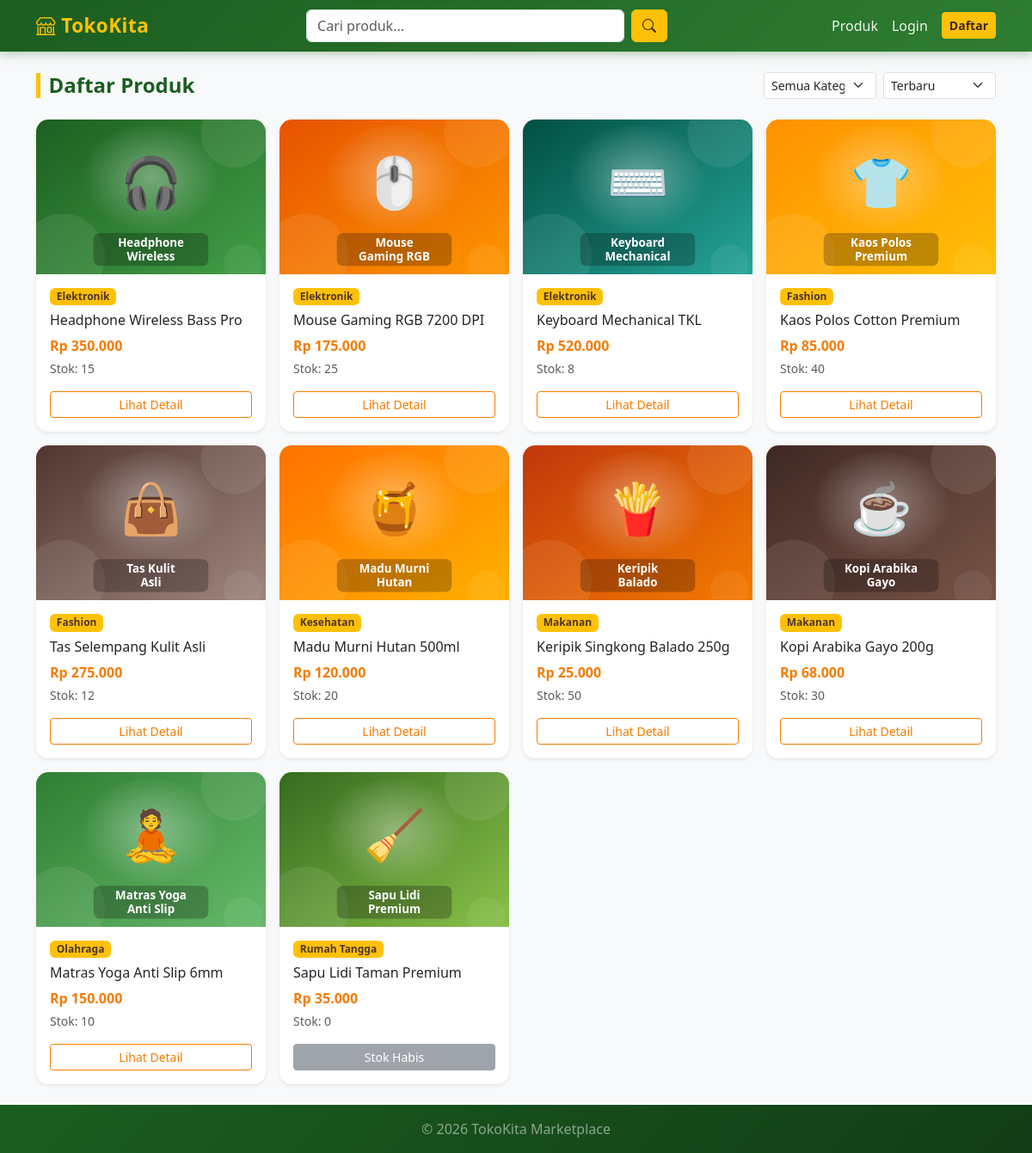
Page /produk/index.php on the committed database.
### tables this page shows
CREATE TABLE produk (
  id_produk   INT AUTO_INCREMENT PRIMARY KEY,
  id_penjual  INT NOT NULL,
  id_kategori INT NOT NULL,
  nama_produk VARCHAR(150) NOT NULL,
  deskripsi   TEXT,
  harga       DECIMAL(12,2) NOT NULL DEFAULT 0,
  stok        INT NOT NULL DEFAULT 0,
  gambar      VARCHAR(255) DEFAULT NULL,
  created_at  TIMESTAMP DEFAULT CURRENT_TIMESTAMP,
  FOREIGN KEY (id_penjual)  REFERENCES users(id_user),
  FOREIGN KEY (id_kategori) REFERENCES kategori(id_kategori)
);

CREATE TABLE kategori (
  id_kategori   INT AUTO_INCREMENT PRIMARY KEY,
  nama_kategori VARCHAR(100) NOT NULL UNIQUE
);

### includes/functions.php (called while the page is built, shortened)
<?php
function e($string) {
    return htmlspecialchars((string) $string, ENT_QUOTES, 'UTF-8');
}
function rupiah($angka) {
    return 'Rp ' . number_format((float) $angka, 0, ',', '.');
}
function current_user() {
    return $_SESSION['user'] ?? null;
}
function produk_gambar_url($gambar) {
    if (is_file(UPLOAD_DIR . $gambar)) {
        return BASE_URL . '/assets/uploads/' . rawurlencode($gambar);
    }
    return BASE_URL . '/assets/img/no-image.svg';
}

### produk/index.php (the view, shortened to what this page needs)
<?php
require_once __DIR__ . '/../includes/auth.php';
$urutkan   = $_GET['urutkan'] ?? 'terbaru';
$halaman   = max(1, (int) ($_GET['halaman'] ?? 1));
$per_halaman = 12;
$offset    = ($halaman - 1) * $per_halaman;
$where  = [];
$params = [];
$types  = '';
$where_sql = $where ? 'WHERE ' . implode(' AND ', $where) : '';
$order_sql = match ($urutkan) {
    'termurah'  => 'ORDER BY p.harga ASC',
    'termahal'  => 'ORDER BY p.harga DESC',
    'nama'      => 'ORDER BY p.nama_produk ASC',
    default     => 'ORDER BY p.created_at DESC',
};
$stmt = mysqli_prepare($koneksi, "SELECT COUNT(*) AS total FROM produk p $where_sql");
mysqli_stmt_execute($stmt);
$total_produk  = (int) mysqli_fetch_assoc(mysqli_stmt_get_result($stmt))['total'];
$sql = "SELECT p.*, k.nama_kategori
        FROM produk p
        JOIN kategori k ON k.id_kategori = p.id_kategori
        $where_sql $order_sql
        LIMIT ? OFFSET ?";
$stmt = mysqli_prepare($koneksi, $sql);
$bind_types  = $types . 'ii';
$bind_params = array_merge($params, [$per_halaman, $offset]);
mysqli_stmt_bind_param($stmt, $bind_types, ...$bind_params);
mysqli_stmt_execute($stmt);
$produk_list = mysqli_stmt_get_result($stmt);
require_once __DIR__ . '/../includes/header.php';
?>
<div class="d-flex flex-wrap justify-content-between align-items-center mb-4 gap-2">
    <h4 class="mb-0">Daftar Produk</h4>
    <form class="d-flex gap-2" method="get">
        <select name="kategori" class="form-select form-select-sm" onchange="this.form.submit()">
            <option value="0">Semua Kategori</option>
        </select>
        <select name="urutkan" class="form-select form-select-sm" onchange="this.form.submit()">
            <option value="terbaru" <?= $urutkan === 'terbaru' ? 'selected' : '' ?>>Terbaru</option>
        </select>
    </form>
</div>
<?php if ($total_produk === 0): ?>
    <div class="alert alert-info">Tidak ada produk yang ditemukan.</div>
<?php else: ?>
    <div class="row row-cols-1 row-cols-sm-2 row-cols-md-3 row-cols-lg-4 g-3">
        <?php while ($produk = mysqli_fetch_assoc($produk_list)): ?>
            <div class="col">
                <div class="card h-100 shadow-sm">
                    <img src="<?= produk_gambar_url($produk['gambar']) ?>" class="card-img-top"
                         alt="<?= e($produk['nama_produk']) ?>" style="height: 180px; object-fit: cover;">
                    <div class="card-body d-flex flex-column">
                        <span class="badge text-bg-secondary align-self-start mb-2"><?= e($produk['nama_kategori']) ?></span>
                        <h6 class="card-title"><?= e($produk['nama_produk']) ?></h6>
                        <p class="fw-bold text-primary mb-1"><?= rupiah($produk['harga']) ?></p>
                        <p class="text-muted small mb-3">Stok: <?= (int) $produk['stok'] ?></p>
                        <div class="mt-auto">
                            <?php if ((int) $produk['stok'] > 0): ?>
                                <a href="<?= BASE_URL ?>/produk/detail.php?id=<?= $produk['id_produk'] ?>"
                                   class="btn btn-outline-primary btn-sm w-100">Lihat Detail</a>
                            <?php else: ?>
                                <button class="btn btn-secondary btn-sm w-100" disabled>Stok Habis</button>
                            <?php endif; ?>
                        </div>
                    </div>
                </div>
            </div>
        <?php endwhile; ?>
    </div>
<?php endif; ?>
<?php require_once __DIR__ . '/../includes/footer.php'; ?>

### includes/header.php (shortened to what this page needs)
<?php
require_once __DIR__ . '/functions.php';
$user = current_user();
?>
<!DOCTYPE html>
<html lang="id">
<head>
    <link href="https://cdn.jsdelivr.net/npm/bootstrap@5.3.3/dist/css/bootstrap.min.css" rel="stylesheet">
    <link href="https://cdn.jsdelivr.net/npm/bootstrap-icons@1.11.3/font/bootstrap-icons.min.css" rel="stylesheet">
    <link href="<?= BASE_URL ?>/assets/css/style.css" rel="stylesheet">
</head>
<body class="bg-light d-flex flex-column min-vh-100">
<nav class="navbar navbar-expand-lg navbar-dark bg-primary sticky-top">
    <div class="container">
        <a class="navbar-brand fw-bold" href="<?= BASE_URL ?>/index.php">
            <i class="bi bi-shop"></i> TokoKita
        </a>
        <div class="collapse navbar-collapse" id="navbarMain">
            <form class="d-flex mx-lg-auto my-2 my-lg-0" style="max-width: 420px; width: 100%;"
                  action="<?= BASE_URL ?>/produk/index.php" method="get">
                <input class="form-control me-2" type="search" name="q" placeholder="Cari produk..."
                       value="<?= e($_GET['q'] ?? '') ?>">
                <button class="btn btn-light" type="submit"><i class="bi bi-search"></i></button>
            </form>
            <ul class="navbar-nav ms-lg-3 align-items-lg-center">
                <li class="nav-item">
                    <a class="nav-link" href="<?= BASE_URL ?>/produk/index.php">Produk</a>
                </li>
                <?php if ($user): ?>
                    <li class="nav-item dropdown">
                        <a class="nav-link dropdown-toggle" href="#" data-bs-toggle="dropdown">
                            <i class="bi bi-person-circle"></i> <?= e($user['nama']) ?>
                        </a>
                        <ul class="dropdown-menu dropdown-menu-end">
                            <?php if ($user['role'] === 'pembeli'): ?>
                                <li><a class="dropdown-item" href="<?= BASE_URL ?>/pesanan/riwayat.php">Riwayat Pesanan</a></li>
                            <?php endif; ?>
                            <?php if ($user['role'] === 'penjual'): ?>
                                <li><a class="dropdown-item" href="<?= BASE_URL ?>/produk/saya.php">Produk Saya</a></li>
                                <li><a class="dropdown-item" href="<?= BASE_URL ?>/produk/tambah.php">Tambah Produk</a></li>
                                <li><a class="dropdown-item" href="<?= BASE_URL ?>/pesanan/masuk.php">Pesanan Masuk</a></li>
                            <?php endif; ?>
                            <?php if ($user['role'] === 'admin'): ?>
                                <li><a class="dropdown-item" href="<?= BASE_URL ?>/admin/index.php">Dashboard Admin</a></li>
                                <li><a class="dropdown-item" href="<?= BASE_URL ?>/admin/kategori.php">Kelola Kategori</a></li>
                                <li><a class="dropdown-item" href="<?= BASE_URL ?>/admin/pengguna.php">Kelola Pengguna</a></li>
                                <li><a class="dropdown-item" href="<?= BASE_URL ?>/admin/pesanan.php">Semua Pesanan</a></li>
                            <?php endif; ?>
                            <li><hr class="dropdown-divider"></li>
                            <li><a class="dropdown-item" href="<?= BASE_URL ?>/auth/logout.php">Logout</a></li>
                        </ul>
                    </li>
                <?php else: ?>
                    <li class="nav-item"><a class="nav-link" href="<?= BASE_URL ?>/auth/login.php">Login</a></li>
                    <li class="nav-item"><a class="btn btn-light btn-sm ms-lg-2" href="<?= BASE_URL ?>/auth/register.php">Daftar</a></li>
                <?php endif; ?>
            </ul>
        </div>
    </div>
</nav>
<main class="container py-4 flex-grow-1">

### includes/footer.php (shortened to what this page needs)
</main>
<footer class="bg-dark text-white-50 text-center py-3 mt-auto">
    <div class="container">&copy; 2026 TokoKita Marketplace</div>
</footer>
</body>
</html>

### assets/css/style.css (style rules this page uses)
:root { --tk-green: #2e7d32; --tk-green-dark: #1b5e20; --tk-green-light: #e8f5e9; --tk-yellow: #ffc107; --tk-yellow-dark: #ff8f00; --tk-yellow-light: #fff8e1; --tk-orange: #f57c00; --tk-orange-dark: #e65100; --tk-orange-light: #fff3e0; }
body { font-family: 'Segoe UI', system-ui, -apple-system, sans-serif; background-color: #f6f9f4; }
.navbar.bg-primary { background: linear-gradient(135deg, var(--tk-green-dark) 0%, var(--tk-green) 100%) !important; box-shadow: 0 2px 12px rgba(27, 94, 32, .35); }
.navbar .navbar-brand { color: var(--tk-yellow) !important; font-size: 1.4rem; letter-spacing: .5px; }
.navbar .nav-link { color: rgba(255, 255, 255, .92) !important; font-weight: 500; border-radius: .5rem; transition: background .2s, color .2s; }
.navbar .btn-light { background: var(--tk-yellow); border-color: var(--tk-yellow); color: #3e2723; font-weight: 600; }
a { color: var(--tk-green); }
.btn-outline-primary { --bs-btn-color: var(--tk-orange); --bs-btn-border-color: var(--tk-orange); --bs-btn-hover-bg: var(--tk-orange); --bs-btn-hover-border-color: var(--tk-orange); --bs-btn-active-bg: var(--tk-orange-dark); --bs-btn-active-border-color: var(--tk-orange-dark); }
.text-primary { color: var(--tk-orange) !important; }
.badge.text-bg-secondary { background: var(--tk-yellow) !important; color: #4e342e !important; font-weight: 600; }
.card { border: none; border-radius: .9rem; overflow: hidden; transition: transform .2s, box-shadow .2s; }
footer.bg-dark { background: linear-gradient(135deg, var(--tk-green-dark), #123d15) !important; }
h4.mb-4, h4.mb-0 { color: var(--tk-green-dark); font-weight: 700; border-left: 5px solid var(--tk-yellow); padding-left: .6rem; }

### rows in the picture
produk: gambar (picture), id_kategori.nama_kategori "Elektronik", nama_produk "Headphone Wireless Bass Pro", harga "Rp 350.000", stok "15"
produk: gambar (picture), id_kategori.nama_kategori "Elektronik", nama_produk "Mouse Gaming RGB 7200 DPI", harga "Rp 175.000", stok "25"
produk: gambar (picture), id_kategori.nama_kategori "Elektronik", nama_produk "Keyboard Mechanical TKL", harga "Rp 520.000", stok "8"
produk: gambar (picture), id_kategori.nama_kategori "Fashion", nama_produk "Kaos Polos Cotton Premium", harga "Rp 85.000", stok "40"
produk: gambar (picture), id_kategori.nama_kategori "Fashion", nama_produk "Tas Selempang Kulit Asli", harga "Rp 275.000", stok "12"
produk: gambar (picture), id_kategori.nama_kategori "Kesehatan", nama_produk "Madu Murni Hutan 500ml", harga "Rp 120.000", stok "20"
produk: gambar (picture), id_kategori.nama_kategori "Makanan", nama_produk "Keripik Singkong Balado 250g", harga "Rp 25.000", stok "50"
produk: gambar (picture), id_kategori.nama_kategori "Makanan", nama_produk "Kopi Arabika Gayo 200g", harga "Rp 68.000", stok "30"
produk: gambar (picture), id_kategori.nama_kategori "Olahraga", nama_produk "Matras Yoga Anti Slip 6mm", harga "Rp 150.000", stok "10"
produk: gambar (picture), id_kategori.nama_kategori "Rumah Tangga", nama_produk "Sapu Lidi Taman Premium", harga "Rp 35.000", stok "0", shows "Stok Habis"
